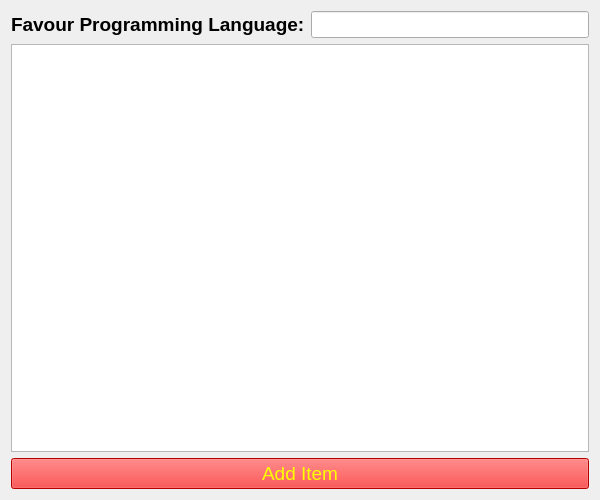
<?xml version="1.0" encoding="UTF-8"?>
<ui version="4.0">
 <class>Form</class>
 <widget class="QWidget" name="Form">
  <property name="geometry">
   <rect>
    <x>0</x>
    <y>0</y>
    <width>600</width>
    <height>500</height>
   </rect>
  </property>
  <property name="windowTitle">
   <string>Form</string>
  </property>
  <layout class="QVBoxLayout" name="verticalLayout">
   <item>
    <layout class="QHBoxLayout" name="horizontalLayout">
     <item>
      <widget class="QLabel" name="label">
       <property name="font">
        <font>
         <pointsize>14</pointsize>
         <weight>75</weight>
         <bold>true</bold>
        </font>
       </property>
       <property name="text">
        <string>Favour Programming Language:</string>
       </property>
      </widget>
     </item>
     <item>
      <widget class="QLineEdit" name="lineEdit">
       <property name="font">
        <font>
         <pointsize>12</pointsize>
        </font>
       </property>
      </widget>
     </item>
    </layout>
   </item>
   <item>
    <widget class="QListWidget" name="listWidget">
     <property name="font">
      <font>
       <pointsize>12</pointsize>
      </font>
     </property>
    </widget>
   </item>
   <item>
    <widget class="QPushButton" name="pushButton">
     <property name="font">
      <font>
       <pointsize>14</pointsize>
      </font>
     </property>
     <property name="styleSheet">
      <string notr="true">QPushButton {

background-color:red;
color:yellow

}</string>
     </property>
     <property name="text">
      <string>Add Item</string>
     </property>
    </widget>
   </item>
  </layout>
 </widget>
 <resources/>
 <connections/>
</ui>
